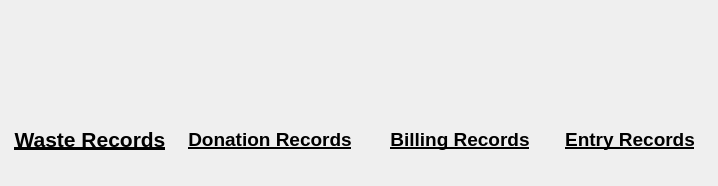
<?xml version="1.0" encoding="UTF-8"?>
<ui version="4.0">
 <class>billsDialog</class>
 <widget class="QDialog" name="billsDialog">
  <property name="geometry">
   <rect>
    <x>0</x>
    <y>0</y>
    <width>718</width>
    <height>186</height>
   </rect>
  </property>
  <property name="windowTitle">
   <string>Records</string>
  </property>
  <widget class="QPushButton" name="wasteRecords">
   <property name="geometry">
    <rect>
     <x>40</x>
     <y>10</y>
     <width>120</width>
     <height>120</height>
    </rect>
   </property>
   <property name="maximumSize">
    <size>
     <width>120</width>
     <height>120</height>
    </size>
   </property>
   <property name="styleSheet">
    <string notr="true">border:none;</string>
   </property>
   <property name="text">
    <string/>
   </property>
   <property name="icon">
    <iconset>
     <normaloff>../../../Images/write_bill.png</normaloff>../../../Images/write_bill.png</iconset>
   </property>
   <property name="iconSize">
    <size>
     <width>100</width>
     <height>100</height>
    </size>
   </property>
  </widget>
  <widget class="QPushButton" name="donationRecords">
   <property name="geometry">
    <rect>
     <x>220</x>
     <y>10</y>
     <width>120</width>
     <height>120</height>
    </rect>
   </property>
   <property name="maximumSize">
    <size>
     <width>120</width>
     <height>120</height>
    </size>
   </property>
   <property name="styleSheet">
    <string notr="true">border:none;</string>
   </property>
   <property name="text">
    <string/>
   </property>
   <property name="icon">
    <iconset>
     <normaloff>../../../Images/search_prescription.png</normaloff>../../../Images/search_prescription.png</iconset>
   </property>
   <property name="iconSize">
    <size>
     <width>100</width>
     <height>100</height>
    </size>
   </property>
  </widget>
  <widget class="QLabel" name="wasteRecordsLabel">
   <property name="geometry">
    <rect>
     <x>0</x>
     <y>120</y>
     <width>180</width>
     <height>40</height>
    </rect>
   </property>
   <property name="minimumSize">
    <size>
     <width>180</width>
     <height>40</height>
    </size>
   </property>
   <property name="maximumSize">
    <size>
     <width>180</width>
     <height>40</height>
    </size>
   </property>
   <property name="text">
    <string>&lt;html&gt;&lt;head/&gt;&lt;body&gt;&lt;p&gt;&lt;span style=&quot; font-size:16pt; font-weight:600; text-decoration: underline;&quot;&gt;Waste Records&lt;/span&gt;&lt;/p&gt;&lt;/body&gt;&lt;/html&gt;</string>
   </property>
   <property name="alignment">
    <set>Qt::AlignCenter</set>
   </property>
  </widget>
  <widget class="QLabel" name="DonationRecordsLabel">
   <property name="geometry">
    <rect>
     <x>180</x>
     <y>120</y>
     <width>180</width>
     <height>40</height>
    </rect>
   </property>
   <property name="minimumSize">
    <size>
     <width>180</width>
     <height>40</height>
    </size>
   </property>
   <property name="maximumSize">
    <size>
     <width>180</width>
     <height>40</height>
    </size>
   </property>
   <property name="text">
    <string>&lt;html&gt;&lt;head/&gt;&lt;body&gt;&lt;p&gt;&lt;span style=&quot; font-size:14pt; font-weight:600; text-decoration: underline;&quot;&gt;Donation Records&lt;/span&gt;&lt;/p&gt;&lt;/body&gt;&lt;/html&gt;</string>
   </property>
   <property name="alignment">
    <set>Qt::AlignCenter</set>
   </property>
  </widget>
  <widget class="QPushButton" name="billingRecords">
   <property name="geometry">
    <rect>
     <x>400</x>
     <y>10</y>
     <width>120</width>
     <height>120</height>
    </rect>
   </property>
   <property name="maximumSize">
    <size>
     <width>120</width>
     <height>120</height>
    </size>
   </property>
   <property name="styleSheet">
    <string notr="true">border:none;</string>
   </property>
   <property name="text">
    <string/>
   </property>
   <property name="icon">
    <iconset>
     <normaloff>../../../Images/search_prescription.png</normaloff>../../../Images/search_prescription.png</iconset>
   </property>
   <property name="iconSize">
    <size>
     <width>100</width>
     <height>100</height>
    </size>
   </property>
  </widget>
  <widget class="QLabel" name="billingRecordsLabel">
   <property name="geometry">
    <rect>
     <x>370</x>
     <y>120</y>
     <width>180</width>
     <height>40</height>
    </rect>
   </property>
   <property name="minimumSize">
    <size>
     <width>180</width>
     <height>40</height>
    </size>
   </property>
   <property name="maximumSize">
    <size>
     <width>180</width>
     <height>40</height>
    </size>
   </property>
   <property name="text">
    <string>&lt;html&gt;&lt;head/&gt;&lt;body&gt;&lt;p&gt;&lt;span style=&quot; font-size:14pt; font-weight:600; text-decoration: underline;&quot;&gt;Billing Records&lt;/span&gt;&lt;/p&gt;&lt;/body&gt;&lt;/html&gt;</string>
   </property>
   <property name="alignment">
    <set>Qt::AlignCenter</set>
   </property>
  </widget>
  <widget class="QLabel" name="entryRecordLabel">
   <property name="geometry">
    <rect>
     <x>540</x>
     <y>120</y>
     <width>180</width>
     <height>40</height>
    </rect>
   </property>
   <property name="minimumSize">
    <size>
     <width>180</width>
     <height>40</height>
    </size>
   </property>
   <property name="maximumSize">
    <size>
     <width>180</width>
     <height>40</height>
    </size>
   </property>
   <property name="text">
    <string>&lt;html&gt;&lt;head/&gt;&lt;body&gt;&lt;p&gt;&lt;span style=&quot; font-size:14pt; font-weight:600; text-decoration: underline;&quot;&gt;Entry Records&lt;/span&gt;&lt;/p&gt;&lt;/body&gt;&lt;/html&gt;</string>
   </property>
   <property name="alignment">
    <set>Qt::AlignCenter</set>
   </property>
  </widget>
  <widget class="QPushButton" name="entryRecord">
   <property name="geometry">
    <rect>
     <x>570</x>
     <y>10</y>
     <width>120</width>
     <height>120</height>
    </rect>
   </property>
   <property name="maximumSize">
    <size>
     <width>120</width>
     <height>120</height>
    </size>
   </property>
   <property name="styleSheet">
    <string notr="true">border:none;</string>
   </property>
   <property name="text">
    <string/>
   </property>
   <property name="icon">
    <iconset>
     <normaloff>../../../Images/search_prescription.png</normaloff>../../../Images/search_prescription.png</iconset>
   </property>
   <property name="iconSize">
    <size>
     <width>100</width>
     <height>100</height>
    </size>
   </property>
  </widget>
 </widget>
 <resources/>
 <connections/>
</ui>
